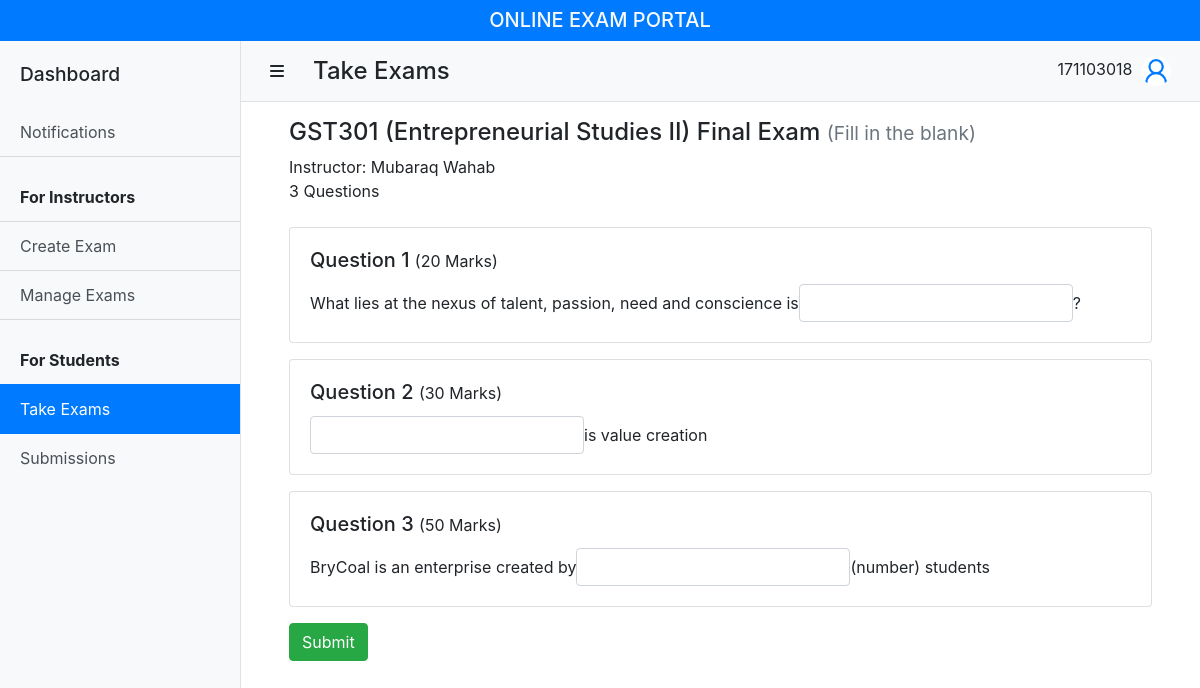
Screenshot of /take-exams/fill-exam.php?examID=37 (signed in) with the database file from the repository.
### tables this page shows
CREATE TABLE `exam` (
  `exam_id` int(11) NOT NULL,
  `instructor_id` varchar(16) NOT NULL,
  `course_code` varchar(8) NOT NULL,
  `title` varchar(45) NOT NULL,
  `type_id` int(11) NOT NULL,
  `no_of_questions` int(11) NOT NULL,
  `status_id` int(11) NOT NULL DEFAULT 1,
  `invite_prefix` varchar(5) NOT NULL,
  `total_mark` float NOT NULL
);

CREATE TABLE `course` (
  `course_code` varchar(8) NOT NULL,
  `course_name` varchar(256) NOT NULL
);

CREATE TABLE `exam_type` (
  `type_id` int(11) NOT NULL,
  `value` varchar(45) NOT NULL
);

CREATE TABLE `fill_in_question` (
  `exam_id` int(11) NOT NULL,
  `question_no` int(11) NOT NULL,
  `question` varchar(256) NOT NULL,
  `mark` float NOT NULL
);

### take-exams/fill-exam.php (the view, shortened to what this page needs)
<?php
require_once '../connect.php';
$userID = $_SESSION['userID'];
?>
<!DOCTYPE html>
<html lang="en">
<head>
  <link rel="stylesheet" href="https://stackpath.bootstrapcdn.com/bootstrap/4.4.1/css/bootstrap.min.css">
  <link href="../css/simple-sidebar.css" rel="stylesheet">
</head>
<?php
$examID = $_GET['examID'];
$typeID = 2;
$headerSql = "SELECT e.*, c.course_name, t.value AS type, CONCAT(u.first_name, ' ', u.last_name) AS instructor
  FROM `exam` AS e
  INNER JOIN user AS u ON u.user_id = e.instructor_id
  INNER JOIN `course` AS c ON c.course_code = e.course_code
  INNER JOIN exam_type AS t ON t.type_id = e.type_id
  WHERE e.exam_id = ? AND e.type_id = ? AND e.status_id = 1
  AND EXISTS (SELECT 1 FROM exam_assignment WHERE exam_id = ? AND assignee_id = ? AND status_id = 3)";
$headerStmt = $conn->prepare($headerSql);
$headerStmt->bind_param('iisi', $examID, $typeID, $examID, $userID);
$headerStmt->execute();
$headerResult = $headerStmt->get_result();
$exam = $headerResult->fetch_assoc();
$questionSql = "SELECT * FROM `fill_in_question` WHERE exam_id = ? ORDER BY question_no ASC";
$questionStmt = $conn->prepare($questionSql);
$questionStmt->bind_param('i', $examID);
$questionStmt->execute();
$questionResult = $questionStmt->get_result();
?>
<body>
  <?php include '../components/_header.php' ?>
  <div class="d-flex" id="wrapper">
    <?php require '../components/_sidebar.php' ?>
    <div id="page-content-wrapper">
      <?php require '../components/_navbar.php' ?>
      <div class="container py-3 px-5">
        <header class="mb-4" id="examHeader">
          <h4>
            <?php
            echo "{$exam['course_code']} ({$exam['course_name']}) {$exam['title']}
            <small class='text-muted'>({$exam['type']})</small>";
            ?>
          </h4>
          <div class="d-flex flex-column flex-md-row">
            <div class="mr-md-3">
              <div>Instructor: <?php echo $exam['instructor']; ?></div>
              <div><?php echo $exam['no_of_questions']; ?> Question<?php echo pluralSuffix($exam['no_of_questions']); ?></div>
            </div>
          </div>
        </header>
        <form method="POST" action="_submit-exam.php">
          <?php
          if ($questionResult->num_rows > 0) {
            while ($question = $questionResult->fetch_assoc()) {
              echo "
              <div class='card my-3'>
                <div class='card-body'>
                  <h5 class='card-title'>
                    Question {$question['question_no']}
                    <small>({$question['mark']} Mark". pluralSuffix($question['mark']) . ")</small>
                  </h5>
                  <p class='card-text form-inline'>" .
                    prepareFillInQuestion($question['question'], $question['question_no'])
                  . "</p>
                </div>
              </div>";
            }
          }
          ?>
          <button type="submit" name="submit" class="btn btn-success">Submit</button>
        </form>
      </div>
    </div>
  </div>
</body>
</html>

### connect.php (shortened to what this page needs)
<?php
function prepareFillInQuestion(string $question, int $queNo = null, string $response = null) {
  $replace = '';
  if (is_null($response)) {
    $replace = '<input class="form-control" type="text" name="response' . $queNo . '">';
  } else {
    $replace = '<span class="px-1"><u>' . $response . '</u></span>';
  }
  return replaceFirstOccurence('___', $replace, $question);
}
function replaceFirstOccurence(string $search, string $replace, string $subject) {
  $result = $subject;
  $pos = strpos($subject, $search);
  if ($pos !== false) {
    $result = substr_replace($subject, $replace, $pos, strlen($search));
  }
  return $result;
}
function pluralSuffix($count) {
  return $count == 1 ? '' : 's';
}

### css/simple-sidebar.css (style rules this page uses)
body { overflow-x: hidden; }
#page-content-wrapper { min-width: 100vw; }
@media (min-width: 992px) { #page-content-wrapper { min-width: 0; width: 100%; } }

### rows the page displays
exam: course_code "GST301", course_code.course_name "Entrepreneurial Studies II", title "Final Exam", type.value "Fill in the blank", no_of_questions "3", no_of_questions "s"
fill_in_question: question_no "1", mark "20", mark "s", question+question_no "What lies at the nexus of talent, passion, need and conscience is ?"
fill_in_question: question_no "2", mark "30", mark "s", question+question_no "is value creation"
fill_in_question: question_no "3", mark "50", mark "s", question+question_no "BryCoal is an enterprise created by (number) students"

### other values shown
$userID "171103018"
$exam['instructor'] "Mubaraq Wahab"
